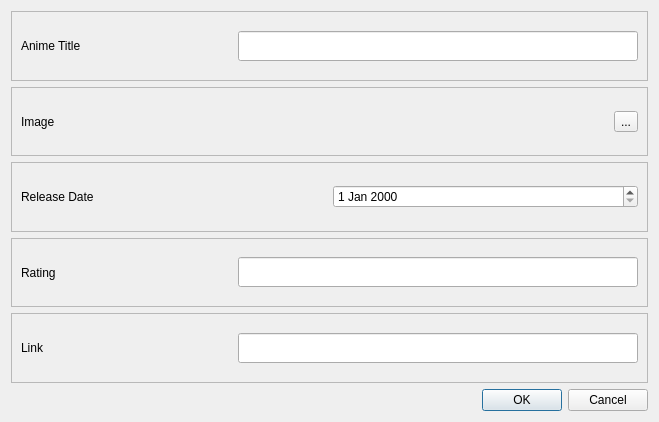
<?xml version="1.0" encoding="UTF-8"?>
<ui version="4.0">
 <class>Dialog</class>
 <widget class="QDialog" name="Dialog">
  <property name="geometry">
   <rect>
    <x>0</x>
    <y>0</y>
    <width>659</width>
    <height>422</height>
   </rect>
  </property>
  <property name="windowTitle">
   <string>Dialog</string>
  </property>
  <layout class="QVBoxLayout" name="verticalLayout">
   <item>
    <widget class="QFrame" name="frame">
     <property name="frameShape">
      <enum>QFrame::StyledPanel</enum>
     </property>
     <property name="frameShadow">
      <enum>QFrame::Raised</enum>
     </property>
     <layout class="QHBoxLayout" name="horizontalLayout">
      <item>
       <widget class="QLabel" name="label">
        <property name="text">
         <string>Anime Title</string>
        </property>
       </widget>
      </item>
      <item>
       <widget class="QLineEdit" name="titleInput">
        <property name="minimumSize">
         <size>
          <width>0</width>
          <height>30</height>
         </size>
        </property>
        <property name="maximumSize">
         <size>
          <width>400</width>
          <height>16777215</height>
         </size>
        </property>
       </widget>
      </item>
     </layout>
    </widget>
   </item>
   <item>
    <widget class="QFrame" name="frame_3">
     <property name="frameShape">
      <enum>QFrame::StyledPanel</enum>
     </property>
     <property name="frameShadow">
      <enum>QFrame::Raised</enum>
     </property>
     <layout class="QHBoxLayout" name="horizontalLayout_3">
      <item>
       <widget class="QLabel" name="label_3">
        <property name="text">
         <string>Image</string>
        </property>
       </widget>
      </item>
      <item>
       <widget class="QToolButton" name="uploadImageButton">
        <property name="text">
         <string>...</string>
        </property>
       </widget>
      </item>
     </layout>
    </widget>
   </item>
   <item>
    <widget class="QFrame" name="frame_2">
     <property name="frameShape">
      <enum>QFrame::StyledPanel</enum>
     </property>
     <property name="frameShadow">
      <enum>QFrame::Raised</enum>
     </property>
     <layout class="QHBoxLayout" name="horizontalLayout_2">
      <item>
       <widget class="QLabel" name="label_2">
        <property name="text">
         <string>Release Date</string>
        </property>
       </widget>
      </item>
      <item>
       <widget class="QDateEdit" name="releasedateInput"/>
      </item>
     </layout>
    </widget>
   </item>
   <item>
    <widget class="QFrame" name="frame_4">
     <property name="frameShape">
      <enum>QFrame::StyledPanel</enum>
     </property>
     <property name="frameShadow">
      <enum>QFrame::Raised</enum>
     </property>
     <layout class="QHBoxLayout" name="horizontalLayout_4">
      <item>
       <widget class="QLabel" name="label_4">
        <property name="text">
         <string>Rating</string>
        </property>
       </widget>
      </item>
      <item>
       <widget class="QLineEdit" name="ratingInput">
        <property name="minimumSize">
         <size>
          <width>0</width>
          <height>30</height>
         </size>
        </property>
        <property name="maximumSize">
         <size>
          <width>400</width>
          <height>16777215</height>
         </size>
        </property>
       </widget>
      </item>
     </layout>
    </widget>
   </item>
   <item>
    <widget class="QFrame" name="frame_5">
     <property name="frameShape">
      <enum>QFrame::StyledPanel</enum>
     </property>
     <property name="frameShadow">
      <enum>QFrame::Raised</enum>
     </property>
     <layout class="QHBoxLayout" name="horizontalLayout_5">
      <item>
       <widget class="QLabel" name="label_5">
        <property name="text">
         <string>Link</string>
        </property>
       </widget>
      </item>
      <item>
       <widget class="QLineEdit" name="urlInput">
        <property name="minimumSize">
         <size>
          <width>0</width>
          <height>30</height>
         </size>
        </property>
        <property name="maximumSize">
         <size>
          <width>400</width>
          <height>16777215</height>
         </size>
        </property>
       </widget>
      </item>
     </layout>
    </widget>
   </item>
   <item>
    <widget class="QDialogButtonBox" name="buttonBox">
     <property name="orientation">
      <enum>Qt::Horizontal</enum>
     </property>
     <property name="standardButtons">
      <set>QDialogButtonBox::Cancel|QDialogButtonBox::Ok</set>
     </property>
    </widget>
   </item>
  </layout>
 </widget>
 <resources/>
 <connections>
  <connection>
   <sender>buttonBox</sender>
   <signal>accepted()</signal>
   <receiver>Dialog</receiver>
   <slot>accept()</slot>
   <hints>
    <hint type="sourcelabel">
     <x>248</x>
     <y>254</y>
    </hint>
    <hint type="destinationlabel">
     <x>157</x>
     <y>274</y>
    </hint>
   </hints>
  </connection>
  <connection>
   <sender>buttonBox</sender>
   <signal>rejected()</signal>
   <receiver>Dialog</receiver>
   <slot>reject()</slot>
   <hints>
    <hint type="sourcelabel">
     <x>316</x>
     <y>260</y>
    </hint>
    <hint type="destinationlabel">
     <x>286</x>
     <y>274</y>
    </hint>
   </hints>
  </connection>
 </connections>
</ui>
